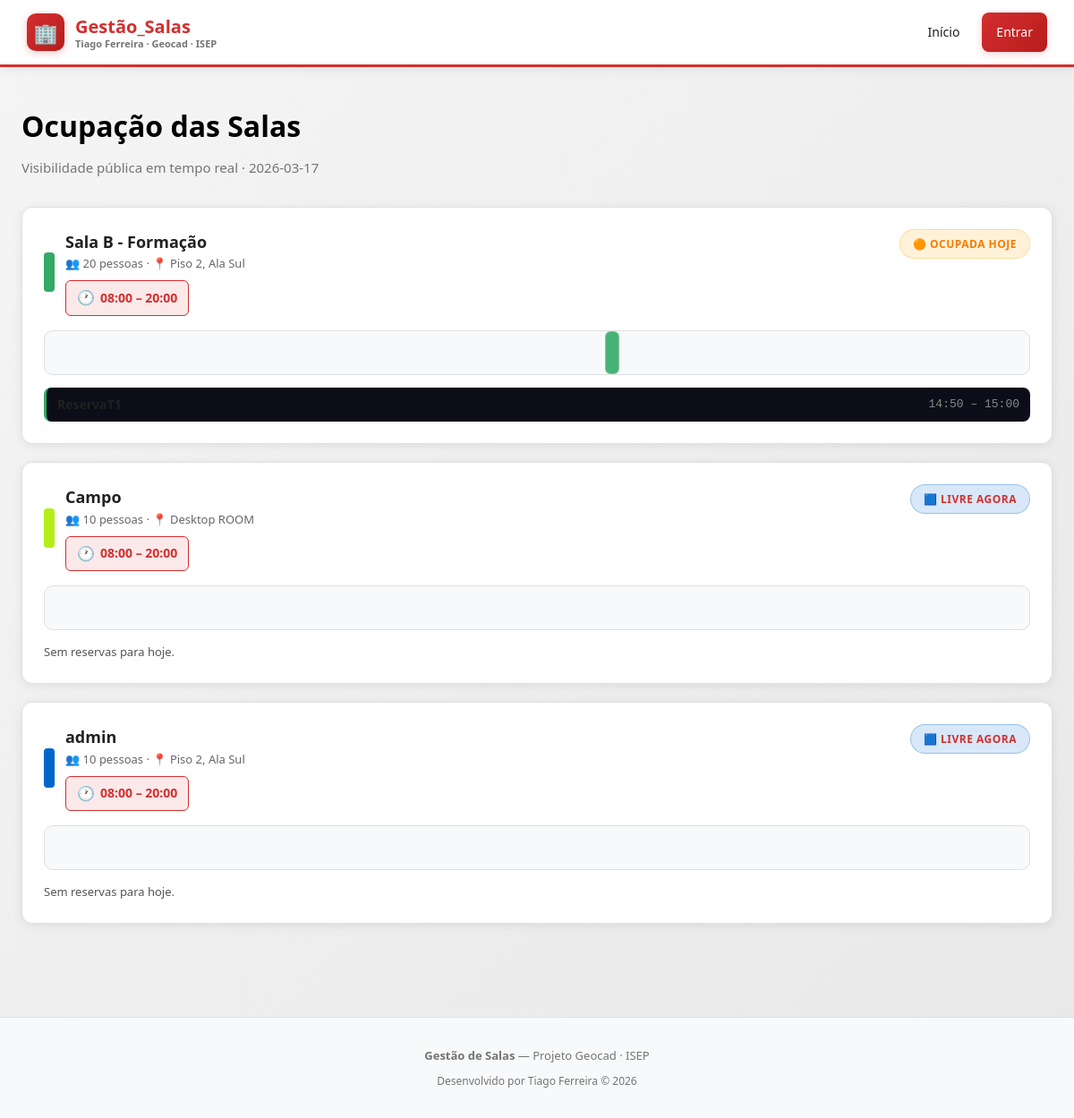
The page / on the database its author committed.
### app/models.py (models this page shows)
class Room(Base):
    __tablename__ = "rooms"
    id         = Column(Integer, primary_key=True, index=True)
    name       = Column(String, nullable=False)
    capacity   = Column(Integer, nullable=False)
    location   = Column(String, nullable=False)
    color      = Column(String, default="#e85d04")
    start_time = Column(String, nullable=False)        # ex: "08:00"
    end_time   = Column(String, nullable=False)        # ex: "18:00"
    work_days  = Column(String, default="1,2,3,4,5")  # dias da semana separados por vírgula
    reservations = relationship("Reservation", back_populates="room")
    equipment = relationship("Equipment", back_populates="room")

class Reservation(Base):
    __tablename__ = "reservations"
    id         = Column(Integer, primary_key=True, index=True)
    title      = Column(String, nullable=False)
    date       = Column(String, nullable=False)        # ex: "2026-02-23"
    start_time = Column(String, nullable=False)        # ex: "09:00"
    end_time   = Column(String, nullable=False)        # ex: "10:00"
    room_id = Column(Integer, ForeignKey("rooms.id"), nullable=False)
    user_id = Column(Integer, ForeignKey("users.id"), nullable=False)
    room = relationship("Room", back_populates="reservations")
    user = relationship("User", back_populates="reservations")

### app/routers/public.py (the view)
@router.get("/")
async def public_view(request: Request, db=Depends(get_db)):
    rooms = db.query(models.Room).all()
    today = str(date_type.today())
    reservations = db.query(models.Reservation).filter(models.Reservation.date == today).all()
    user = get_current_user(request, db)
    return request.app.state.templates.TemplateResponse(
        "public.html",
        {"request": request, "rooms": rooms, "reservations": reservations, "today": today, "user": user},
    )

### app/templates/public.html (shortened to what this page needs)
{% extends "base.html" %}
{% block content %}
<div class="container">
  <h1 class="page-title">Ocupação das Salas</h1>
  <p class="page-sub">Visibilidade pública em tempo real · {{ today }}</p>
  {% if rooms %}
    <div style="display: flex; flex-direction: column; gap: 20px;">
      {% for room in rooms %}
        {% set room_res = reservations | selectattr("room_id", "equalto", room.id) | list %}
        <div class="card">
          <div style="display: flex; justify-content: space-between; align-items: flex-start; margin-bottom: 16px; flex-wrap: wrap; gap: 12px;">
            <div style="display: flex; align-items: center; gap: 12px;">
              <div style="width: 12px; height: 44px; border-radius: 4px; background: {{ room.color }};"></div>
              <div>
                <div style="font-size: 18px; font-weight: 700;">{{ room.name }}</div>
                <div style="color: #666; font-size: 13px;">👥 {{ room.capacity }} pessoas · 📍 {{ room.location }}</div>
                <div class="room-schedule">
                  <span class="time-icon">🕐</span>
                  <span>{{ room.start_time }} – {{ room.end_time }}</span>
                </div>
              </div>
            </div>
            {% if room_res | length == 0 %}
              <span class="tag tag-blue">🟦 Livre agora</span>
            {% else %}
              <span class="tag tag-orange">🟠 Ocupada hoje</span>
            {% endif %}
          </div>
          <div class="occ-bar">
            {% set start_min = room.start_time.split(':')[0] | int * 60 + room.start_time.split(':')[1] | int %}
            {% set end_min = room.end_time.split(':')[0] | int * 60 + room.end_time.split(':')[1] | int %}
            {% set total = end_min - start_min %}
            {% for r in room_res %}
              {% set s = r.start_time.split(':')[0] | int * 60 + r.start_time.split(':')[1] | int %}
              {% set e = r.end_time.split(':')[0] | int * 60 + r.end_time.split(':')[1] | int %}
              {% set left = ((s - start_min) / total * 100) %}
              {% set width = ((e - s) / total * 100) %}
              <div class="occ-segment"
                   style="left: {{ left }}%; width: {{ width }}%; background: {{ room.color }};"
                   data-title="{{ r.title }}: {{ r.start_time }}–{{ r.end_time }}"></div>
            {% endfor %}
          </div>
          <div style="margin-top: 14px; display: flex; flex-direction: column; gap: 6px;">
            {% if room_res %}
              {% for r in room_res | sort(attribute='start_time') %}
                <div style="display: flex; justify-content: space-between; align-items: center; padding: 8px 12px; background: #0d0d1a; border-radius: 8px; border-left: 3px solid {{ room.color }};">
                  <span style="font-weight: 600; font-size: 14px;">{{ r.title }}</span>
                  <span style="font-family: monospace; font-size: 13px; color: #888;">{{ r.start_time }} – {{ r.end_time }}</span>
                </div>
              {% endfor %}
            {% else %}
              <div style="color: #555; font-size: 13px;">Sem reservas para hoje.</div>
            {% endif %}
          </div>
        </div>
      {% endfor %}
    </div>
  {% else %}
    <div class="card" style="text-align: center; padding: 48px; color: #555;">
      <div style="font-size: 40px; margin-bottom: 12px;">🏢</div>
      <p>Ainda não existem salas registadas.</p>
    </div>
  {% endif %}
</div>
{% endblock %}

### app/templates/base.html (style rules this page uses)
:root { --primary: #D32F2F; --primary-hover: #B71C1C; --primary-light: rgba(211, 47, 47, 0.1); --primary-gradient: linear-gradient(135deg, #D32F2F 0%, #B71C1C 100%); --bg: #F5F5F5; --bg-gradient: linear-gradient(135deg, #F5F5F5 0%, #E8E8E8 100%); --card: #FFFFFF; --card-hover: #FAFAFA; --danger: #D32F2F; --danger-hover: #8B0000; --border: #E0E0E0; --border-light: #F0F0F0; --text: #212121; --text-muted: #757575; --text-dark: #000000; --text-light: #FFFFFF; --success: #388E3C; --success-bg: rgba(56, 142, 60, 0.1); --warning: #F57C00; --shadow: 0 4px 20px rgba(211, 47, 47, 0.15); --shadow-card: 0 2px 12px rgba(0, 0, 0, 0.08); --shadow-hover: 0 8px 30px rgba(211, 47, 47, 0.2); }
* { margin: 0; padding: 0; box-sizing: border-box; }
body { font-family: 'Segoe UI', system-ui, -apple-system, sans-serif; background: var(--bg-gradient); color: var(--text); min-height: 100vh; line-height: 1.6; }
.container { max-width: 1200px; margin: 0 auto; padding: 40px 24px; }
.card { background: var(--card); border: 1px solid var(--border); border-radius: 12px; padding: 24px; transition: all 0.2s ease; box-shadow: var(--shadow-card); }
.page-title { font-size: 32px; font-weight: 700; margin-bottom: 8px; color: var(--text-dark); }
.page-sub { color: var(--text-muted); font-size: 15px; margin-bottom: 32px; }
.tag { padding: 6px 14px; border-radius: 20px; font-size: 12px; font-weight: 700; display: inline-block; text-transform: uppercase; letter-spacing: 0.5px; }
.tag-orange { background: rgba(255, 170, 0, 0.15); color: var(--warning); border: 1px solid rgba(255, 170, 0, 0.3); }
.tag-blue { background: rgba(0, 102, 204, 0.15); color: var(--primary); border: 1px solid rgba(0, 102, 204, 0.3); }
.occ-bar { position: relative; height: 60px; background: #f8f9fa; border-radius: 8px; overflow: hidden; margin: 12px 0; border: 1px solid var(--border); }
.occ-segment { position: absolute; height: 100%; opacity: 0.85; border-radius: 4px; cursor: pointer; transition: opacity 0.2s; border: 1px solid rgba(255, 255, 255, 0.3); }
.room-schedule { display: inline-flex; align-items: center; gap: 6px; padding: 6px 12px; background: var(--primary-light); border-radius: 6px; border: 1px solid var(--primary); font-size: 14px; font-weight: 600; color: var(--primary); margin-top: 8px; }
.room-schedule .time-icon { font-size: 16px; }
.occ-bar { position: relative; height: 50px; background: #f8f9fa; border-radius: 10px; overflow: hidden; margin: 12px 0; border: 1px solid var(--border); }
.occ-segment { position: absolute; height: 100%; opacity: 0.9; border-radius: 6px; cursor: pointer; transition: all 0.2s ease; border: 1px solid rgba(255, 255, 255, 0.3); }

### rows shown on the page
Room: name "Sala B - Formação", capacity "20", location "Piso 2, Ala Sul", start_time "08:00", end_time "20:00", shows "🟠 OCUPADA HOJE"
Reservation: title "ReservaT1", start_time "14:50", end_time "15:00"
Room: name "Campo", capacity "10", location "Desktop ROOM", start_time "08:00", end_time "20:00", shows "🟦 LIVRE AGORA", shows "Sem reservas para hoje."
Room: name "admin", capacity "10", location "Piso 2, Ala Sul", start_time "08:00", end_time "20:00", shows "🟦 LIVRE AGORA", shows "Sem reservas para hoje."

### other values the page prints
{{ today }} "2026-03-17"
